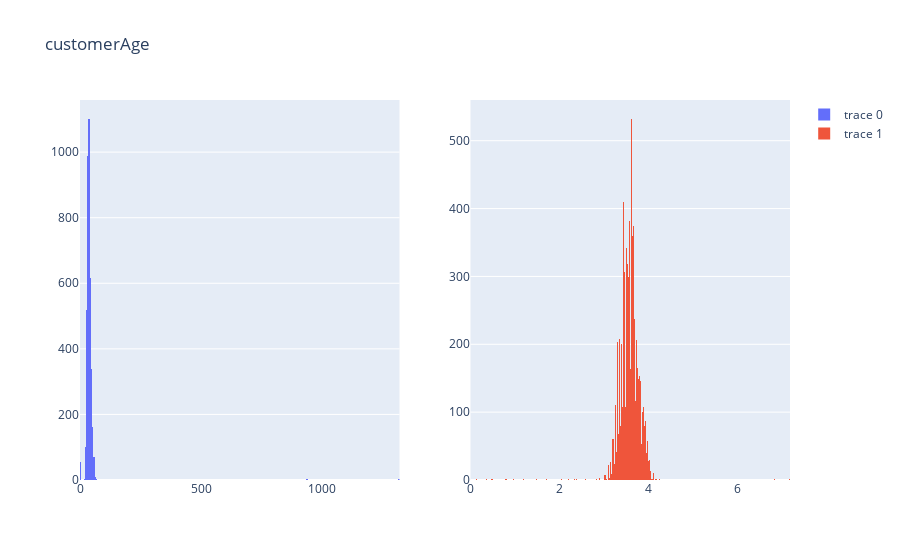
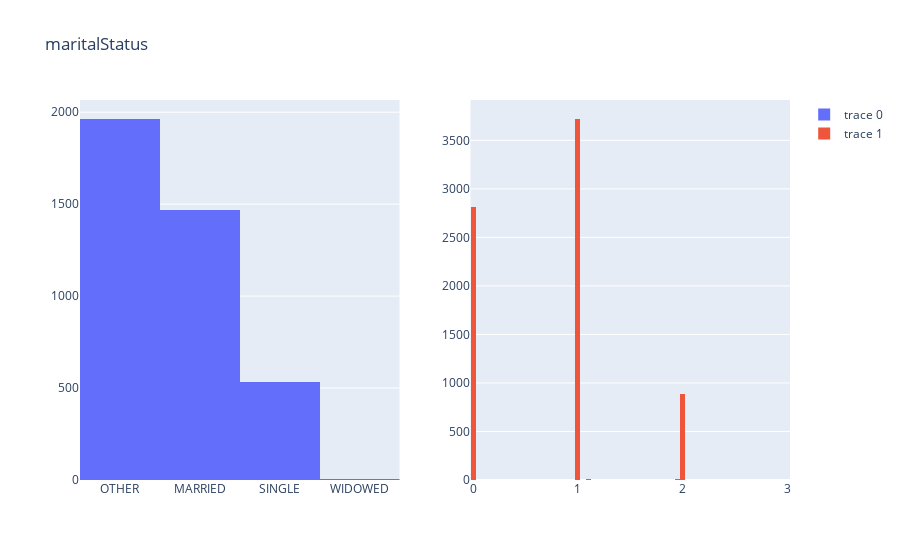
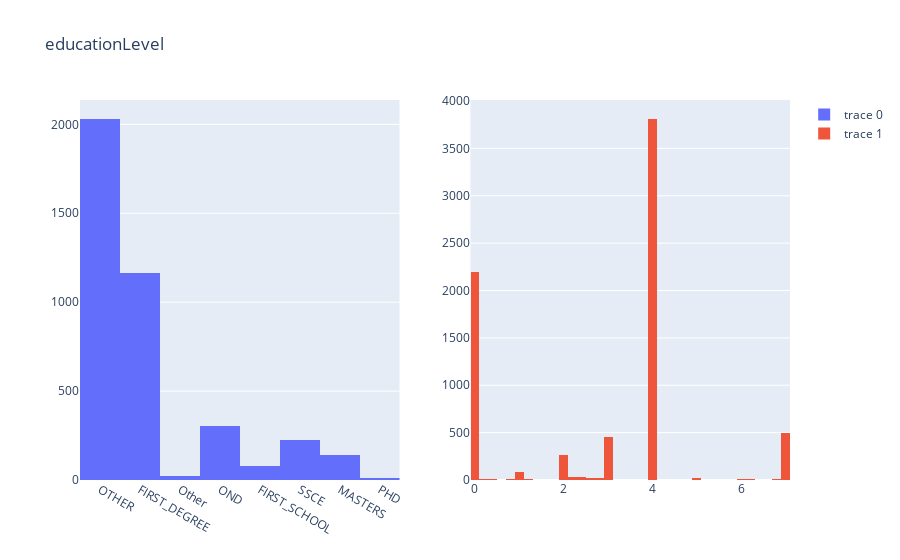
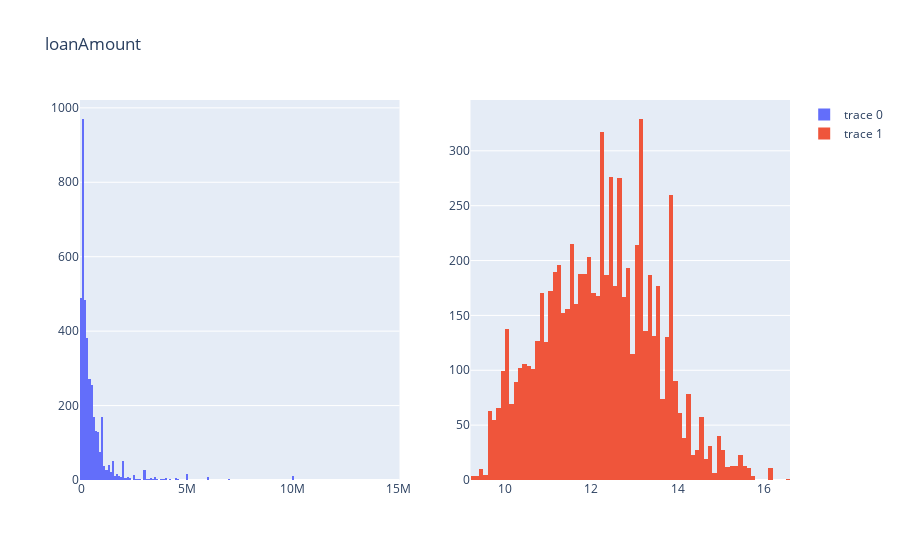

Notebook source saved alongside these figures, in order:
### Markdown cell above
## Distribution Analysis

### Code cell
from plotly.subplots import make_subplots
import plotly.graph_objects as go

for col in X.columns:
	fig = make_subplots(rows=1, cols=2)
	trace1 = go.Histogram(x=old_model_data[col])
	trace2 = go.Histogram(x=X[col])
	fig.append_trace(trace1, row=1, col=1)
	fig.append_trace(trace2, row=1, col=2)
	fig.update_layout(title_text=str(col))
	fig.show()

### Figure 1 — Plotly figure (JSON) as saved in the notebook; plotly's stock layout.template omitted (floating-point values rounded to 4 significant figures; data arrays with more than 128 entries replaced by an {"elided": "..."} marker saying what was removed)
{"data": [{"type": "histogram", "x": {"elided": "3970 int values"}, "xaxis": "x", "yaxis": "y"}, {"type": "histogram", "x": {"elided": "7539 float values"}, "xaxis": "x2", "yaxis": "y2"}], "layout": {"title": {"text": "customerAge"}, "xaxis": {"anchor": "y", "domain": [0, 0.45]}, "xaxis2": {"anchor": "y2", "domain": [0.55, 1]}, "yaxis": {"anchor": "x", "domain": [0, 1]}, "yaxis2": {"anchor": "x2", "domain": [0, 1]}}}

### Figure 2 — Plotly figure (JSON) as saved in the notebook; plotly's stock layout.template omitted (floating-point values rounded to 4 significant figures; data arrays with more than 128 entries replaced by an {"elided": "..."} marker saying what was removed)
{"data": [{"type": "histogram", "x": {"elided": "3970 str values"}, "xaxis": "x", "yaxis": "y"}, {"type": "histogram", "x": {"elided": "7539 float values"}, "xaxis": "x2", "yaxis": "y2"}], "layout": {"title": {"text": "maritalStatus"}, "xaxis": {"anchor": "y", "domain": [0, 0.45]}, "xaxis2": {"anchor": "y2", "domain": [0.55, 1]}, "yaxis": {"anchor": "x", "domain": [0, 1]}, "yaxis2": {"anchor": "x2", "domain": [0, 1]}}}

### Figure 3 — Plotly figure (JSON) as saved in the notebook; plotly's stock layout.template omitted (floating-point values rounded to 4 significant figures; data arrays with more than 128 entries replaced by an {"elided": "..."} marker saying what was removed)
{"data": [{"type": "histogram", "x": {"elided": "3970 str values"}, "xaxis": "x", "yaxis": "y"}, {"type": "histogram", "x": {"elided": "7539 float values"}, "xaxis": "x2", "yaxis": "y2"}], "layout": {"title": {"text": "educationLevel"}, "xaxis": {"anchor": "y", "domain": [0, 0.45]}, "xaxis2": {"anchor": "y2", "domain": [0.55, 1]}, "yaxis": {"anchor": "x", "domain": [0, 1]}, "yaxis2": {"anchor": "x2", "domain": [0, 1]}}}

### Figure 4 — Plotly figure (JSON) as saved in the notebook; plotly's stock layout.template omitted (floating-point values rounded to 4 significant figures; data arrays with more than 128 entries replaced by an {"elided": "..."} marker saying what was removed)
{"data": [{"type": "histogram", "x": {"elided": "3970 float values"}, "xaxis": "x", "yaxis": "y"}, {"type": "histogram", "x": {"elided": "7539 float values"}, "xaxis": "x2", "yaxis": "y2"}], "layout": {"title": {"text": "loanAmount"}, "xaxis": {"anchor": "y", "domain": [0, 0.45]}, "xaxis2": {"anchor": "y2", "domain": [0.55, 1]}, "yaxis": {"anchor": "x", "domain": [0, 1]}, "yaxis2": {"anchor": "x2", "domain": [0, 1]}}}
